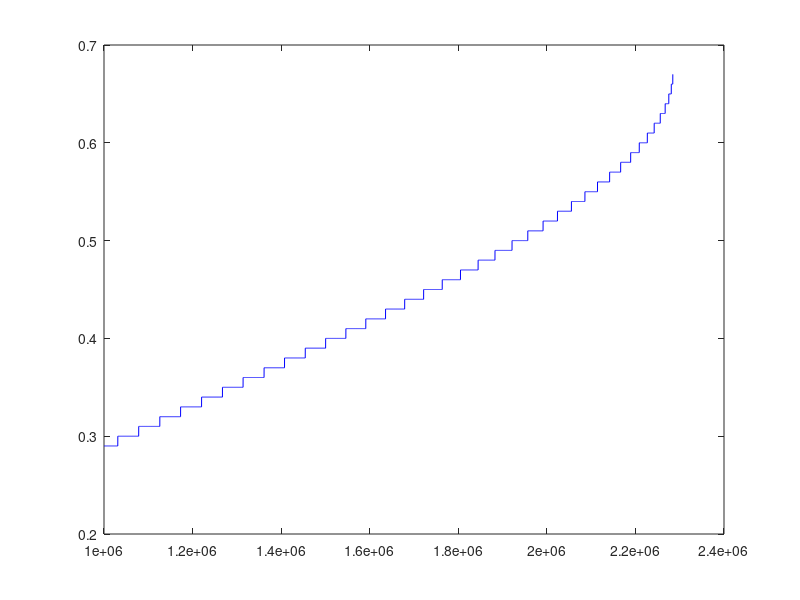

Here is the MATLAB script that generated this plot: (Note: this script raises an error after producing the figure.)
% Author - Rajdeep Pinge
% Date - 5th April, 2017

clear;
close all;


B = 1e6:1e2:4e6;              %Budworm population
re = 1;                 %growth rate of energy
Ks = 24000;             %maximum branch density
Ke = 1;                 %maximum energy level
P = 0.0015  ;           %consumption rate of energy/larvae 

y = -1:0.01:1;          % range of y values

fp_graph = zeros(numel(B), numel(y));

fp_loc = -100*ones(numel(B), numel(y));

for i = 1:numel(B)
    fp_graph(i,:) = y.^3 - y.^2 + B(i)*P/(re*Ke*Ks);  
    
    count = 1;
    
    for j = 1:numel(y)
       
       if abs(fp_graph(i, j)) < 5e-3
            fp_loc(i, count) = j;
            count = count + 1;
       end
    end
end

fp1 = -100*ones(numel(B), 1);
fp2 = -100*ones(numel(B), 1);
fp3 = -100*ones(numel(B), 1);

for i = 1:numel(B)
    j = 1;
    while fp_loc(i, j) ~= -100
        % there will always be at least 1 fixed point
        
        if j==1
            fp1(i) = y(fp_loc(i, j));
        elseif abs(fp_loc(i, j) - fp_loc(i, j-1)) > 4
            if fp2(i) == -100
                fp2(i) = y(fp_loc(i, j));
            else
                fp3(i) = y(fp_loc(i, j));
            end
        end
        
        j = j + 1; 
    end
end

fp2 = fp2((fp2~=-100));
fp3 = fp3((fp3~=-100));

delete_pts = randi(numel(fp2), numel(fp2) - numel(fp3) +99, 1);

for pos = 1:numel(delete_pts)
    fp2(delete_pts(pos)) = -100;
end

fp2 = fp2((fp2~=-100));

steps = zeros(1, numel(fp2));

for i = 1:numel(fp2)
    steps(i) = B(i);
end

plot(steps, fp2, 'b')
hold on
plot(steps, fp3, 'b')
title('Bifurcation Diagram')
xlabel('Budworm Population (B larvae/acre)')
ylabel('S* = E*, value of 1 dimension of fixed point')
set(gca,'FontSize',16)
set(findall(gcf,'type','text'),'FontSize',16)
